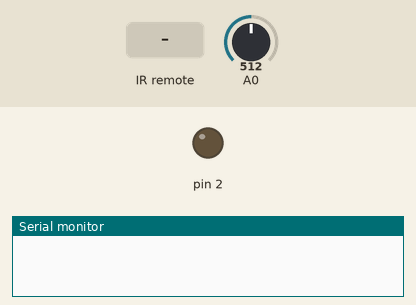
Bench run of a sketch on a simulated Arduino Uno, built with avr-gcc and run on an emulated ATmega328P. On the bench: output pins drawn as LEDs (lit = HIGH), the last lines printed to the serial monitor. Dashed ring = blinking. The test bench sets the inputs (shaded band); at power-on: A0 = 512.

Above: at 1.8 s.
1.9 s: infrared code 0xFD30CF received
At 2.8 s:
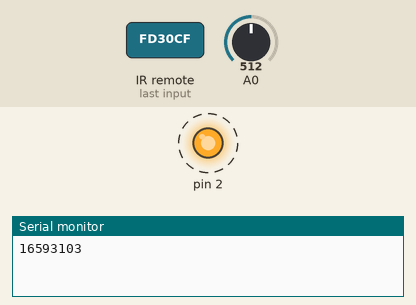
6.0 s: A0 set to 212
7.5 s: A0 set to 187
At 9.2 s:
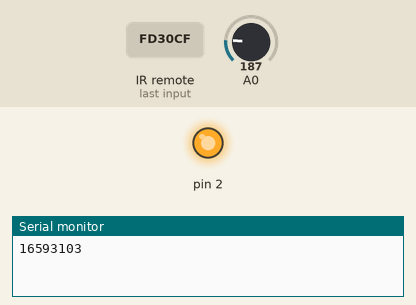
9.5 s: infrared code 0xFD8877 received
At 10.7 s:
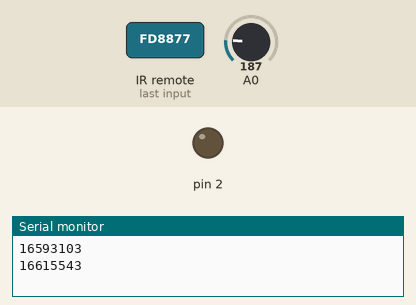
Timing chart, 0 to 14.6 s (numbered marks = the images above; inputs shaded):
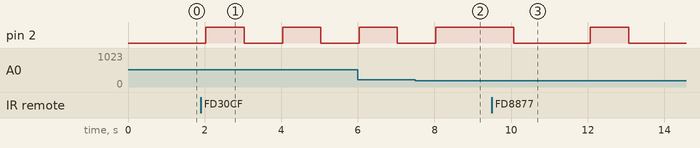

The sketch:

iot_smart_home_11.ino
```cpp
#include <IRremote.h>

IRrecv ir_recv(10);
decode_results results;

// C++ code
//
void setup()
{
  pinMode(2, OUTPUT);
  ir_recv.enableIRIn(); //적외선 센서 수신 활성화
  Serial.begin(9600);
}

void loop()
{
  int cds_sensor_value = 0;

  cds_sensor_value = analogRead(A0);
  //Serial.println(cds_sensor_value);

  if(ir_recv.decode(&results)){
  	Serial.println(results.value);
    delay(30);
    ir_recv.resume();
  }

  if(results.value == 16593103){ //0 입력
    digitalWrite(2,HIGH);
    delay(1000);
  }
  if(results.value == 16615543){ //2 입력
    digitalWrite(2,LOW);
    delay(2000);
  }


  if( cds_sensor_value < 200){ //밝기 수신에 따라 키고 끔
  	 digitalWrite(2, HIGH);
  	 delay(1000); // Wait for 1000 millisecond(s)
  }
  else {
  	digitalWrite(2, LOW);
    delay(1000); // Wait for 1000 millisecond(s)
  }
}

// 딜레이 = 낮은 전압으로 높은 전압 제어
// 딜레이는 내부의 코일을 이용하여 접점을 움직임
// 기호 : NC = normal close, NO = normal open
```

Measured:
- the behaviour switches between 200 and 199 on A0 (found by bisection; images 1 and 2)
- after the input at 1.9 s, pin 2: alternates HIGH for 1.0 s and LOW for 1.0 s, starting after 0.13 s
- after the input at 7.5 s, pin 2: goes on until 8.0 s, then stays HIGH
- after the input at 9.5 s, pin 2: HIGH → LOW after 0.56 s, → HIGH 2.0 s later, → LOW 1.0 s later
